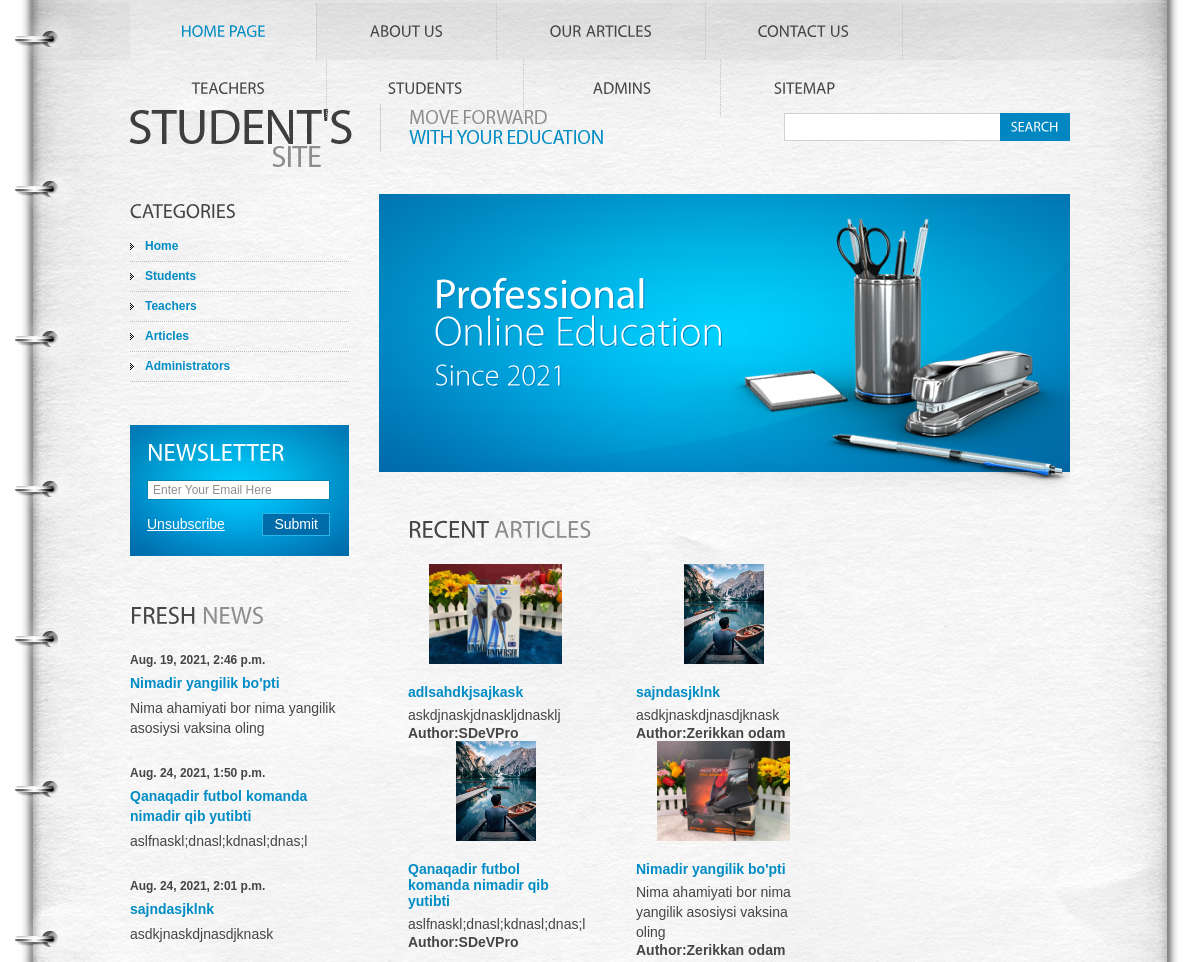
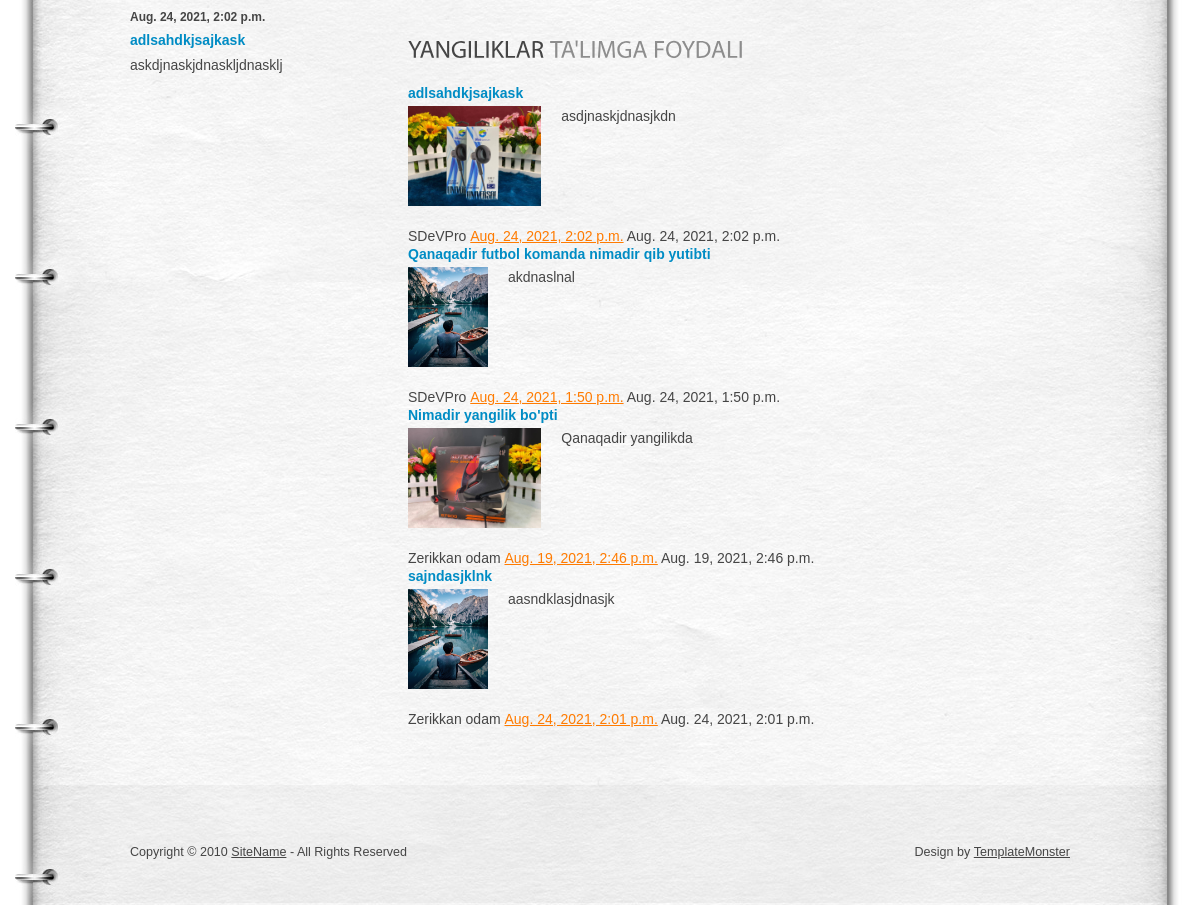
The page / on the database its author committed (2 pictures, top to bottom).
### home/models.py (models this page shows, shortened)
class Post(models.Model):
    title = models.CharField(max_length=222,blank=True)
    keywords = models.CharField(max_length=222,blank=True)
    description = models.CharField(max_length=222,blank=True)
    detail = RichTextUploadingField()
    image = models.ImageField(upload_to='images')
    author = models.CharField(max_length=222,blank=True)
    create_at = models.DateTimeField(auto_now_add=True)
    update_at = models.DateTimeField(auto_now=True)
    def image_tag(self):
        return mark_safe('<img src="{}" height="50">'.format(self.image.url))
    image_tag.short_description = 'image'

### home/views.py (the view)
# urls.py: path('',views.index,name='index'),
def index(request):
    setting = SchoolSetting.objects.all()
    post = Post.objects.all().order_by('id')[:4]#id birinchi kirgan id bo'yicha taxlaydi
    post_latest = Post.objects.all().order_by('-id')[:4]#oxirgi kiritilgan id bo'yicha
    post_picked = Post.objects.all().order_by('?')[:4]#random holatda
    page = "home"
    context = {
        'setting':setting,
        'page':page,
        'post':post,
        'post_latest':post_latest,
        'post_picked':post_picked,
    }
    return render(request,'index.html',context)

### home/templates/index.html (shortened to what this page needs)
<!DOCTYPE html>
<html lang="en">
  {% load static %}
<head>
<link rel="stylesheet" href="{%static 'css/reset.css'%}" type="text/css" media="all">
<link rel="stylesheet" href="{% static 'css/style.css' %}" type="text/css" media="all">
</head>
<body id="page1">
<div class="wrap">
  <header>
    <div class="container">
      <h1><a href="#">Student's site</a></h1>
      <nav>
        <ul>
          <li class="current"><a href="/" class="m1">Home Page</a></li>
          <li><a href="about" class="m2">About Us</a></li>
          <li><a href="post" class="m3">Our Articles</a></li>
          <li><a href="contact" class="m4">Contact Us</a></li>
          <li><a href="teacher" class="m4">Teachers</a></li>
          <li><a href="student" class="m4">Students</a></li>
          <li><a href="admins" class="m4">Admins</a></li>
          <li class="last"><a href="sitemap.html" class="m5">Sitemap</a></li>
        </ul>
      </nav>
      <form action="#" id="search-form">
        <fieldset>
          <div class="rowElem">
            <input type="text">
            <a href="#">Search</a></div>
        </fieldset>
      </form>
    </div>
  </header>
  <div class="container">
    <aside>
      <h3>Categories</h3>
      <ul class="categories">
        <li><span><a href="/">Home</a></span></li>
        <li><span><a href="student">Students</a></span></li>
        <li><span><a href="teacher">Teachers</a></span></li>
        <li><span><a href="post">Articles</a></span></li>
        <li><span><a href="admins">Administrators</a></span></li>
      </ul>
      <form action="#" id="newsletter-form">
        <fieldset>
          <div class="rowElem">
            <h2>Newsletter</h2>
            <input type="email" value="Enter Your Email Here" onFocus="if(this.value=='Enter Your Email Here'){this.value=''}" onBlur="if(this.value==''){this.value='Enter Your Email Here'}" >
            <div class="clear"><a href="#" class="fleft">Unsubscribe</a><a href="#" class="fright">Submit</a></div>
          </div>
        </fieldset>
      </form>
      <h2>Fresh <span>News</span></h2>
      <ul class="news">
        {% for rs in post%}
        <li><strong>{{rs.create_at}}</strong>
          <h4><a href="post_detail/{{rs.id}}/">{{rs.title}}</a></h4>
          {{rs.description}} </li>
        {% endfor %}
      </ul>
    </aside>
    <section id="content">
      <div id="banner">
        <h2>Professional <span>Online Education <span>Since 2021</span></span></h2>
      </div>
      <div class="inside">
        <h2>Recent <span>Articles</span></h2>
        <ul class="list">
          {% for rs in post_latest%}
          <li><span><img src="{{rs.image.url}}" style="height: 100px;"></span>
            <h4><a href="post_detail/{{rs.id}}/">{{rs.title}}</a></h4>
            <p>{{rs.description}}</p>
            <h5>Author:{{rs.author}}</h5>
          </li>
          {% endfor %}
        </ul>
        <h2>Yangiliklar <span>Ta'limga foydali</span></h2>
        {% for rs in post_picked%}
        <h4><a href="post_detail/{{rs.id}}/">{{rs.title}}</a></h4>
        <div class="img-box"><img src="{{rs.image.url}}" style="height: 100px;">{{rs.keywords}}</div>
        <p class="p0">{{rs.author}} <a href="#">{{rs.create_at}}</a> {{rs.update_at}}</p>
        {% endfor %}
      </div>
    </section>
  </div>
</div>
<footer>
  <div class="footerlink">
    <p class="lf">Copyright &copy; 2010 <a href="#">SiteName</a> - All Rights Reserved</p>
    <p class="rf">Design by <a href="http://www.templatemonster.com/">TemplateMonster</a></p>
  </div>
</footer>
</body>
</html>

### rows shown on the page
Post: create_at "Aug. 19, 2021, 2:46 p.m.", title "Nimadir yangilik bo'pti", description "Nima ahamiyati bor nima yangilik asosiysi vaksina oling", image (picture), author "Zerikkan odam", keywords "Qanaqadir yangilikda", update_at "Aug. 19, 2021, 2:46 p.m."
Post: create_at "Aug. 24, 2021, 1:50 p.m.", title "Qanaqadir futbol komanda nimadir qib yutibti", description "aslfnaskl;dnasl;kdnasl;dnas;l", image (picture), author "SDeVPro", keywords "akdnaslnal", update_at "Aug. 24, 2021, 1:50 p.m."
Post: create_at "Aug. 24, 2021, 2:01 p.m.", title "sajndasjklnk", description "asdkjnaskdjnasdjknask", image (picture), author "Zerikkan odam", keywords "aasndklasjdnasjk", update_at "Aug. 24, 2021, 2:01 p.m."
Post: create_at "Aug. 24, 2021, 2:02 p.m.", title "adlsahdkjsajkask", description "askdjnaskjdnaskljdnasklj", image (picture), author "SDeVPro", keywords "asdjnaskjdnasjkdn", update_at "Aug. 24, 2021, 2:02 p.m."
